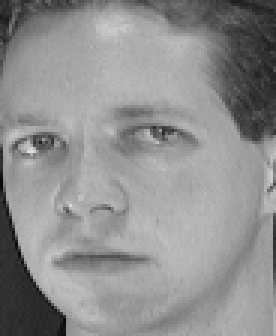
#> input picture data/test/orl_001_006.bmp, 92 x 112 px, given in place of test, which was not available (shown 3 times larger)
$ python Reduced-Density-Scheme-Vt.py
#> lines starting #> are read from the running program, lines starting #| are printed output that depends on the picture; pictures that were not available may be replaced by others from this repository, and a replacement may not be noted
# -*- coding=utf-8 -*-
'''
本代码实现基于约化密度矩阵的K2DKPCA算法来处理图片数据（图片来源于ORL人脸数据库），算法思路如下
（1）图片数据的量子态映射
（2）垂直方向相邻像素等距约化
（3）图片恢复后采用KPCA提取
（4）采用图片对比和准确率对比算法处理效果
'''
from scipy.spatial.distance import pdist, squareform
import tensornetwork as tn
import matplotlib.pyplot as plt
from PIL import Image
from sklearn import preprocessing
from functools import reduce
import numpy as np
import math
import datetime
import os

# 图片维度
ORG_ORG_IMG_SHAPE = ()

# 读取图片文件数据集
def readImgMat(path):
    '''
    path: 图片文件父目录
    '''
#> called with path = 'data/'
    global ORG_IMG_SHAPE
    img_data = []
    content_path = path
    for file in os.listdir(content_path):
        # 拼接完整文件路径
        cmp_path = os.path.join(content_path,file)
        I = Image.open(cmp_path).convert('L')
        ORG_IMG_SHAPE = np.array(I).shape
#> ORG_IMG_SHAPE = (112, 92)
        vec_img = list(I.getdata()) # 将m*n的像素矩阵转为向量
#> vec_img = 10304 values, max 225 at index 4610, min 7 at index 5612, mean 143.2
        test = np.array(I).flatten()
#> test has the same summary as vec_img
        c = np.array(I).reshape(ORG_IMG_SHAPE).T
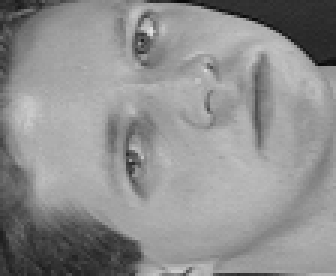
#> c: shape (92, 112) (shown 3 times larger); min 7, max 225, mean 143.2
        vec_img = c.flatten()
#> vec_img = 10304 values, max 225 at index 1170, min 7 at index 61, mean 143.2

        tmp_img = np.array(vec_img) / 255  # 像素值归一化
#> tmp_img = 10304 values, max 0.882 at index 1170, min 0.0275 at index 61, mean 0.562
        img_data.append(tmp_img)
#> pass 2 of the loop in readImgMat, `for file in os.listdir(content_path):`:
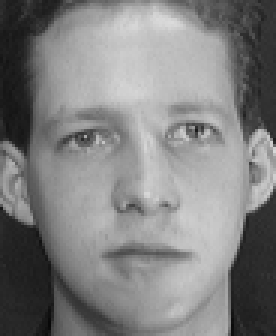
#> input picture data/test/orl_001_008.bmp, 92 x 112 px, given in place of train, which was not available (shown 3 times larger)
#> in readImgMat, `vec_img = list(I.getdata())`: vec_img = 10304 values, max 219 at index 701, min 8 at index 9860, mean 128.4
#> test has the same summary as vec_img
#> in readImgMat, `c = np.array(I).reshape(ORG_IMG_SHAPE).T`:
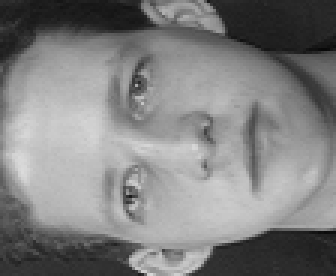
#> c: shape (92, 112) (shown 3 times larger); min 8, max 219, mean 128.4
#> in readImgMat, `vec_img = c.flatten()`: vec_img = 10304 values, max 219 at index 6391, min 8 at index 1899, mean 128.4
#> tmp_img = 10304 values, max 0.859 at index 6391, min 0.0314 at index 1899, mean 0.504
#| 读取了1张图片，并将像素矩阵转化为张量存储，张量大小为(1, 10304)
    data = np.array(img_data)
    return data

# 采用式3.6进行像素特征映射
def resetPixel(pixel):
    '''
    pixel: 待处理像素
    '''
    return [math.pow(math.cos(pixel*np.pi/2),2),math.pow(math.sin(pixel*np.pi/2),2)]

# 矩阵特征映射
def resetMatrix(pic_matrix: np.array) -> np.array:
    '''
    pic_matrix: 待映射矩阵
    '''
    n_samples, pixel = pic_matrix.shape
#> n_samples = 1; pixel = 10304
    new_mat = np.array([resetPixel(pixel) for sample in pic_matrix for pixel in sample])
#> new_mat = 10304 pairs, first value 0.0338 to 0.998, second value 0.00186 to 0.966
    return new_mat.reshape(n_samples, -1,2)

# 矩阵相邻像素张量合并
def mergeTensor(pic_matrix: np.array,n_dims=2) -> np.array:
    '''
    pic_matrix: 待合并矩阵
    ndims: 截断维数
    '''
#> called with pic_matrix = array of shape (1, 10304, 2), n_dims = 2
    # print('this',ORG_IMG_SHAPE)
    # print('this / 2',[i/2 for i in ORG_IMG_SHAPE])
    new_img_row = int(ORG_IMG_SHAPE[0] / 2)
#> new_img_row = 56
    new_img_col = int(ORG_IMG_SHAPE[1] / 2)
#> new_img_col = 46

    n_samples = len(pic_matrix) # 样本个数
    len_pixel = len(pic_matrix[0]) # 像素张量数目
    formal_pic = []
    for sample in range(n_samples):
        tmp_pix = []
        for i in range(0,len_pixel,2):
            product = np.kron(pic_matrix[sample][i],pic_matrix[sample][i+1]) # 对两个像素张量求张量积
            conj_product = np.matrix(product).H # 求张量积的复共轭
            density = np.dot(product.reshape(-1,1),conj_product.T) # 求出约化密度矩阵
            eig_values, eig_vector = np.linalg.eig(density) # 特征分解
            idx = eig_values.argsort()[::-1] # 获取特征值降序索引
            eigval = eig_values[idx][:n_dims] # 特征值列表
            eigvector = eig_vector[:,idx][:,:n_dims] # 最小特征值对应的特征向量,即U1,作为等距层
            ans = product.reshape(1,-1).dot(eigvector.A) # 将像素张量进行等距层投影变换1*4 · 4*2
            tmp_pix.append(ans)
        formal_pic.append(tmp_pix)

    transform_pic = np.array(formal_pic).reshape(n_samples,int(len_pixel/2),-1)
    return transform_pic

# 恢复过程是将（example,N/2,2）维的数据重新恢复为(example,N/2)即原始像素格式
def pixelRecovery(pic_matrix:np.array) -> np.array:
    '''
    pic_matrix: 待映射矩阵
    '''
    # 这一过程基于cosx及sinx在（0,1）之间单调
    rcv_mat = []  # 定义恢复后的矩阵
    for example in pic_matrix:
        acos = [pixel[0] for pixel in example]
        tmp_rcv = np.arccos(acos)*2/np.pi
        rcv_mat.append(tmp_rcv)
    print('经过等距层张量合并将{0}的张量转化为{1}的形式，实现了降维'.format(pic_matrix.shape,np.array(rcv_mat).shape))
    return np.array(rcv_mat).real

# 比较处理前后的图片信息
def cmpImg(org_mat,prep_mat):
    '''
    org_mat: 原图矩阵
    prep_mat: 待比较矩阵
    '''
    # [10 lines of commented-out code are left out]
    plt.imshow(org_mat[0].reshape(ORG_IMG_SHAPE).T*255,cmap ='gray')
    plt.show()
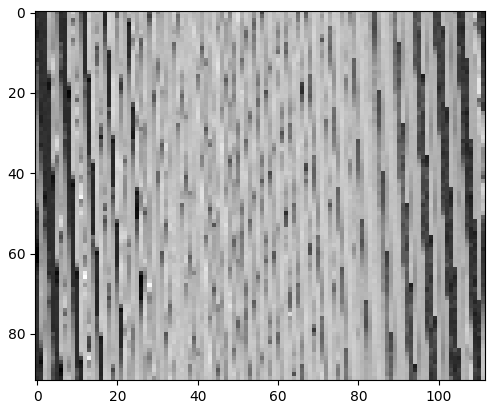
#> figure drawn by matplotlib, 1 panel
    plt.imshow(prep_mat[0].reshape(int(ORG_IMG_SHAPE[0]),int(ORG_IMG_SHAPE[1]/2)).T*255,cmap ='gray')
    plt.show()
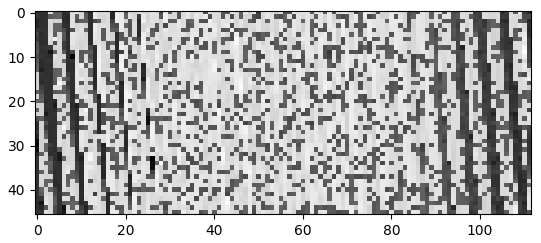
#> figure drawn by matplotlib, 1 panel

# 高斯核函数
def rbf(x, gamma = 1):
#> called with x = array of shape (1, 10304), gamma = 0.1
    sq_dists = pdist(x, 'sqeuclidean')
#> sq_dists = empty array
    mat_sq_dists = squareform(sq_dists)
#> mat_sq_dists = [0]
    # 注意这里要对距离向量归一化（Normalization）
    return np.exp(-gamma*mat_sq_dists*2/np.linalg.norm(mat_sq_dists))

def myrbf(x, gamma):
    sq_dists = []
    for i in range(len(x)):
        for j in range(i+1,len(x)):
            # 遍历图片像素张量
            cur_dis = 0
            for idx in range(len(x[0])):
                cur_dis += (x[j][idx][0] - x[i][idx][0])**2 + (x[j][idx][1] - x[i][idx][1])**2 # 求张量模长
            sq_dists.append(cur_dis / len(x[0]))
    mat_sq_dists = squareform(sq_dists)
    # print('mat.shape',mat_sq_dists.shape)
    return np.exp(-gamma*mat_sq_dists)

# 核主成分分析特征提取
def KPCA(data,n_dims=10,kernel=rbf,gamma=0.1):
    data1 = data
    K = kernel(data1,gamma)
#> K = [nan]
    N = K.shape[0]
#> N = 1
    one_n = np.ones((N,N)) / N
#> one_n = [1]
    K = K - one_n.dot(K) - K.dot(one_n) + one_n.dot(K).dot(one_n)
#> (the run stopped early here; a loop or call above may not have finished)
